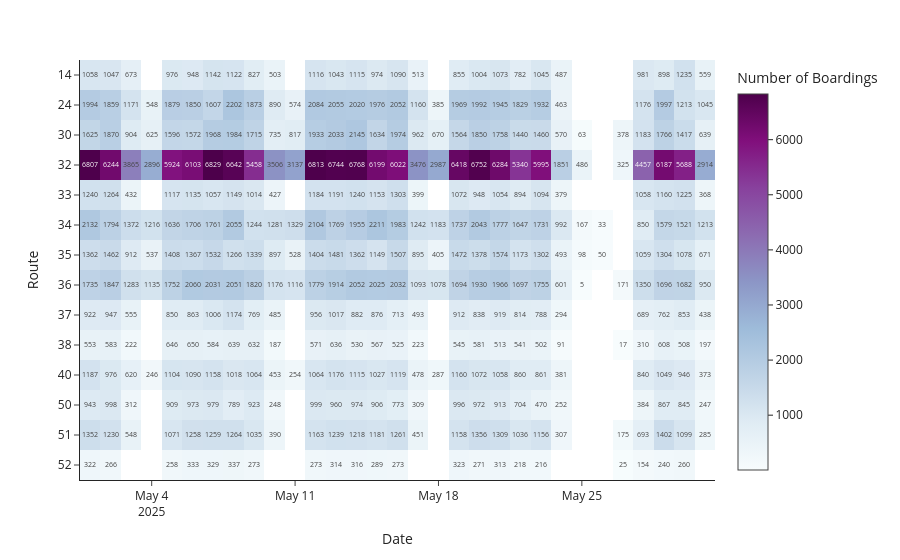

Here is the notebook cell this chart was saved with:
### Code cell
px.imshow(
    pivot,
    labels={"x": "Date", "y": "Route", "color": "Number of Boardings"},
    x=pivot.columns,
    y=pivot.index,
    text_auto=True,
    color_continuous_scale="BuPu",
    template="simple_white",
)

### Figure 1 — Plotly figure (JSON) as saved in the notebook; plotly's stock layout.template omitted (floating-point values rounded to 4 significant figures; data arrays with more than 128 entries replaced by an {"elided": "..."} marker saying what was removed)
{"data": [{"coloraxis": "coloraxis", "hovertemplate": "Date: %{x}<br>Route: %{y}<br>Number of Boardings: %{z}<extra></extra>", "name": "0", "texttemplate": "%{z}", "type": "heatmap", "x": ["2025-05-01", "2025-05-02", "2025-05-03", "2025-05-04", "2025-05-05", "2025-05-06", "2025-05-07", "2025-05-08", "2025-05-09", "2025-05-10", "2025-05-11", "2025-05-12", "2025-05-13", "2025-05-14", "2025-05-15", "2025-05-16", "2025-05-17", "2025-05-18", "2025-05-19", "2025-05-20", "2025-05-21", "2025-05-22", "2025-05-23", "2025-05-24", "2025-05-25", "2025-05-26", "2025-05-27", "2025-05-28", "2025-05-29", "2025-05-30", "2025-05-31"], "xaxis": "x", "y": ["14", "24", "30", "32", "33", "34", "35", "36", "37", "38", "40", "50", "51", "52"], "yaxis": "y", "z": {"elided": "14x31 float values"}}], "layout": {"coloraxis": {"colorbar": {"title": {"text": "Number of Boardings"}}, "colorscale": [[0, "rgb(247,252,253)"], [0.125, "rgb(224,236,244)"], [0.25, "rgb(191,211,230)"], [0.375, "rgb(158,188,218)"], [0.5, "rgb(140,150,198)"], [0.625, "rgb(140,107,177)"], [0.75, "rgb(136,65,157)"], [0.875, "rgb(129,15,124)"], [1, "rgb(77,0,75)"]]}, "margin": {"t": 60}, "xaxis": {"anchor": "y", "constrain": "domain", "domain": [0, 1], "scaleanchor": "y", "title": {"text": "Date"}}, "yaxis": {"anchor": "x", "autorange": "reversed", "constrain": "domain", "domain": [0, 1], "title": {"text": "Route"}}}}
